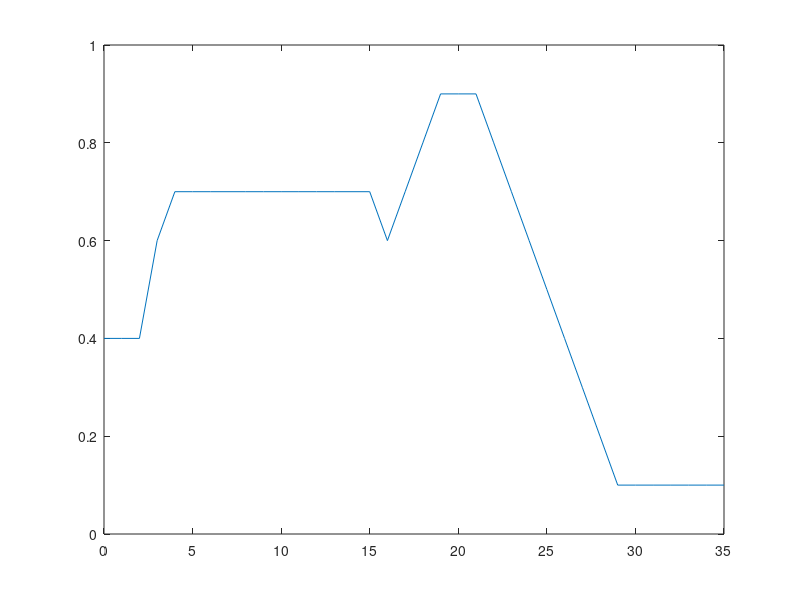

Source code (MATLAB):
x=0:1:35;
mu_grkSC=[0.4 0.4 0.4 0.4 0.4 0.4 0.4 0.3 0.2 0.1 zeros(1,26)];
mu_grkAZ=[0 0.2 0.4 0.6 0.7 0.7 0.7 0.7 0.7 0.7 0.7 0.7 0.7 0.7 0.7 0.7  0.6 0.4 0.2 zeros(1,17)];
mu_grkORTA=[zeros(1,11) 0.1 0.2 0.3 0.4 0.5 0.6 0.7 0.8 0.9 0.9 0.9 0.8 0.7 0.6 0.5 0.4 0.3 0.2 0.1 zeros(1,6)];
mu_grkCOK=[zeros(1,21) 0.1 0.1 0.1 0.1 0.1 0.1 0.1 0.1 0.1 0.1 0.1 0.1 0.1 0.1 0.1];
 
mu_birlestirme = max(max (mu_grkSC , mu_grkAZ),max (mu_grkORTA , mu_grkCOK ));

plot (x, mu_birlestirme)

axis([0 35 0 1])